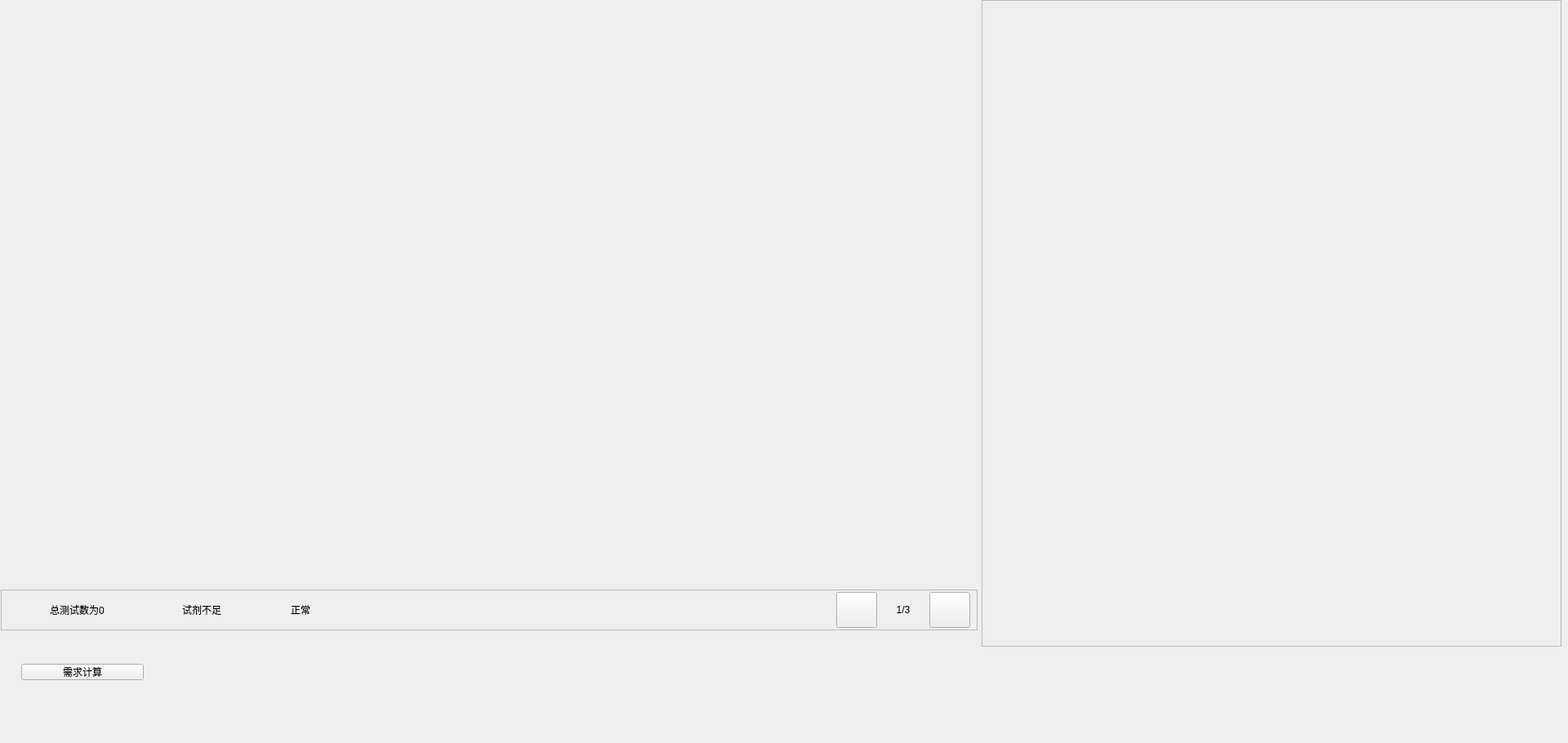
<?xml version="1.0" encoding="UTF-8"?>
<ui version="4.0">
 <class>ReagentOverview</class>
 <widget class="QWidget" name="ReagentOverview">
  <property name="geometry">
   <rect>
    <x>0</x>
    <y>0</y>
    <width>1920</width>
    <height>910</height>
   </rect>
  </property>
  <property name="windowTitle">
   <string>ReagentOverview</string>
  </property>
  <property name="borders" stdset="0">
   <string notr="true">none</string>
  </property>
  <widget class="QFrame" name="VolumnOverShow">
   <property name="geometry">
    <rect>
     <x>1202</x>
     <y>0</y>
     <width>710</width>
     <height>792</height>
    </rect>
   </property>
   <property name="styleSheet">
    <string notr="true"/>
   </property>
   <property name="frameShape">
    <enum>QFrame::StyledPanel</enum>
   </property>
   <widget class="QStackedWidget" name="stackedWidget_2">
    <property name="geometry">
     <rect>
      <x>0</x>
      <y>0</y>
      <width>710</width>
      <height>792</height>
     </rect>
    </property>
    <property name="frameShape">
     <enum>QFrame::NoFrame</enum>
    </property>
    <property name="lineWidth">
     <number>0</number>
    </property>
    <property name="borders" stdset="0">
     <string notr="true">all</string>
    </property>
   </widget>
  </widget>
  <widget class="QStackedWidget" name="stackedWidget">
   <property name="geometry">
    <rect>
     <x>1</x>
     <y>1</y>
     <width>1196</width>
     <height>710</height>
    </rect>
   </property>
   <property name="styleSheet">
    <string notr="true"/>
   </property>
  </widget>
  <widget class="QLabel" name="border">
   <property name="geometry">
    <rect>
     <x>0</x>
     <y>0</y>
     <width>1198</width>
     <height>792</height>
    </rect>
   </property>
   <property name="text">
    <string/>
   </property>
   <property name="borders" stdset="0">
    <string notr="true">all</string>
   </property>
  </widget>
  <widget class="QPushButton" name="Comput_Button">
   <property name="geometry">
    <rect>
     <x>26</x>
     <y>813</y>
     <width>150</width>
     <height>20</height>
    </rect>
   </property>
   <property name="text">
    <string>需求计算</string>
   </property>
   <property name="buttons" stdset="0">
    <string notr="true">flat</string>
   </property>
  </widget>
  <widget class="QFrame" name="AssayCards">
   <property name="geometry">
    <rect>
     <x>1</x>
     <y>722</y>
     <width>1196</width>
     <height>50</height>
    </rect>
   </property>
   <property name="frameShape">
    <enum>QFrame::StyledPanel</enum>
   </property>
   <property name="lineWidth">
    <number>1</number>
   </property>
   <widget class="QPushButton" name="Next_Btn">
    <property name="geometry">
     <rect>
      <x>1137</x>
      <y>3</y>
      <width>50</width>
      <height>44</height>
     </rect>
    </property>
    <property name="text">
     <string/>
    </property>
    <property name="buttons" stdset="0">
     <string notr="true">btn_dlg</string>
    </property>
    <property name="icons" stdset="0">
     <string notr="true">page_next</string>
    </property>
   </widget>
   <widget class="QLabel" name="label">
    <property name="geometry">
     <rect>
      <x>1075</x>
      <y>3</y>
      <width>60</width>
      <height>44</height>
     </rect>
    </property>
    <property name="text">
     <string>1/3</string>
    </property>
    <property name="alignment">
     <set>Qt::AlignCenter</set>
    </property>
   </widget>
   <widget class="QPushButton" name="Pre_Btn">
    <property name="geometry">
     <rect>
      <x>1023</x>
      <y>3</y>
      <width>50</width>
      <height>44</height>
     </rect>
    </property>
    <property name="text">
     <string/>
    </property>
    <property name="buttons" stdset="0">
     <string notr="true">btn_dlg</string>
    </property>
    <property name="icons" stdset="0">
     <string notr="true">page_pre</string>
    </property>
   </widget>
   <widget class="QLabel" name="label_9">
    <property name="geometry">
     <rect>
      <x>60</x>
      <y>15</y>
      <width>100</width>
      <height>20</height>
     </rect>
    </property>
    <property name="text">
     <string>总测试数为0</string>
    </property>
   </widget>
   <widget class="QLabel" name="label_8">
    <property name="geometry">
     <rect>
      <x>30</x>
      <y>15</y>
      <width>20</width>
      <height>20</height>
     </rect>
    </property>
    <property name="text">
     <string/>
    </property>
    <property name="radiuses" stdset="0">
     <string notr="true">rds_4</string>
    </property>
    <property name="bks" stdset="0">
     <string notr="true">clr_06</string>
    </property>
   </widget>
   <widget class="QLabel" name="label_7">
    <property name="geometry">
     <rect>
      <x>194</x>
      <y>15</y>
      <width>20</width>
      <height>20</height>
     </rect>
    </property>
    <property name="text">
     <string/>
    </property>
    <property name="radiuses" stdset="0">
     <string notr="true">rds_4</string>
    </property>
    <property name="bks" stdset="0">
     <string notr="true">clr_04</string>
    </property>
   </widget>
   <widget class="QLabel" name="label_6">
    <property name="geometry">
     <rect>
      <x>222</x>
      <y>15</y>
      <width>80</width>
      <height>20</height>
     </rect>
    </property>
    <property name="text">
     <string>试剂不足</string>
    </property>
   </widget>
   <widget class="QLabel" name="label_5">
    <property name="geometry">
     <rect>
      <x>327</x>
      <y>15</y>
      <width>20</width>
      <height>20</height>
     </rect>
    </property>
    <property name="text">
     <string/>
    </property>
    <property name="radiuses" stdset="0">
     <string notr="true">rds_4</string>
    </property>
    <property name="bks" stdset="0">
     <string notr="true">clr_11</string>
    </property>
   </widget>
   <widget class="QLabel" name="label_4">
    <property name="geometry">
     <rect>
      <x>355</x>
      <y>15</y>
      <width>80</width>
      <height>20</height>
     </rect>
    </property>
    <property name="text">
     <string>正常</string>
    </property>
   </widget>
  </widget>
  <zorder>Comput_Button</zorder>
  <zorder>border</zorder>
  <zorder>VolumnOverShow</zorder>
  <zorder>stackedWidget</zorder>
  <zorder>AssayCards</zorder>
 </widget>
 <layoutdefault spacing="6" margin="11"/>
 <resources/>
 <connections/>
</ui>
